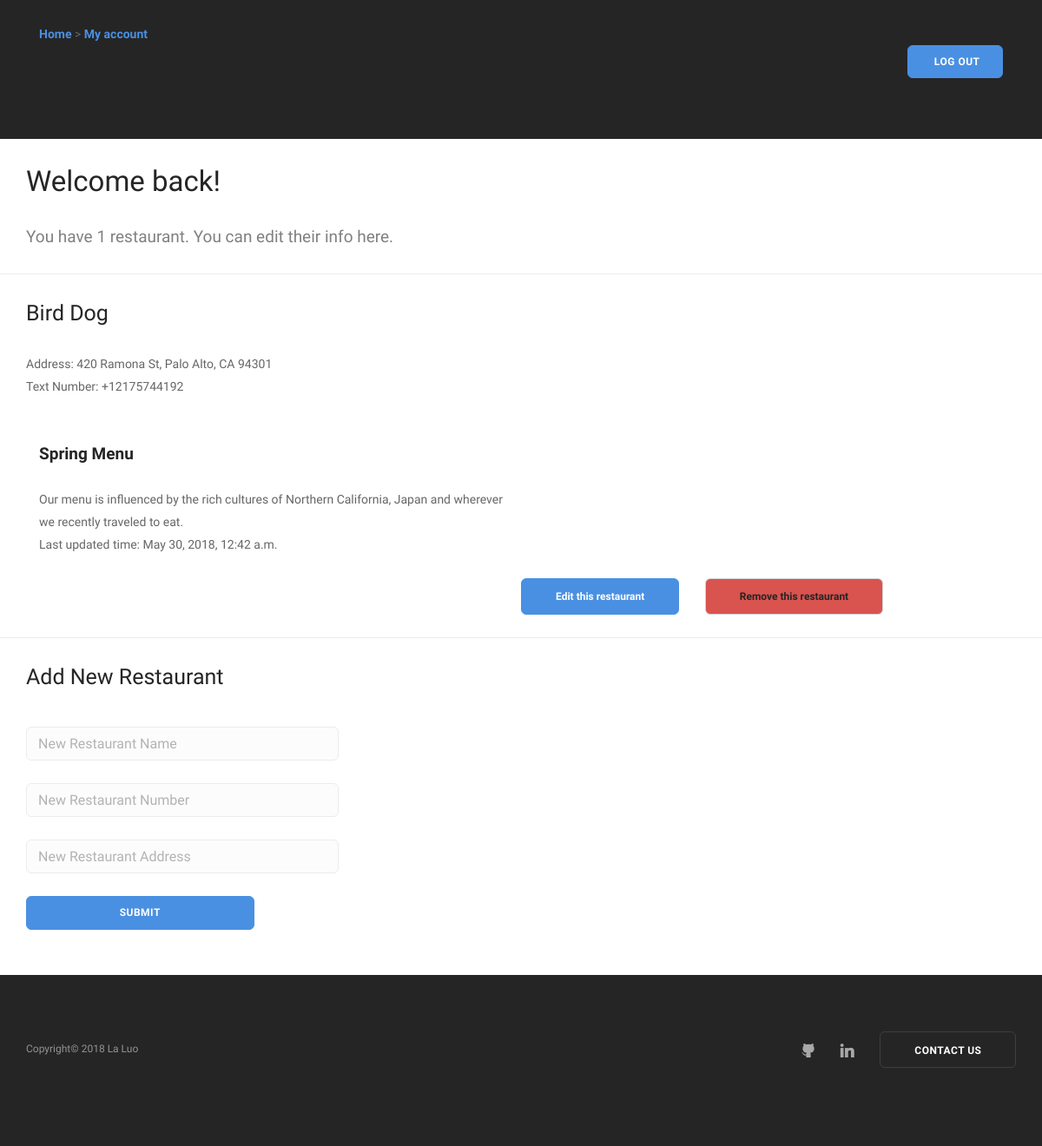
The app's page /account/ (signed in) with its own data.
### canteen/models.py (models this page shows, shortened)
class Canteen(models.Model):
    id = models.IntegerField(primary_key=True)
    name = models.CharField(max_length=30)
    manager = models.ForeignKey(User, related_name='manager', null=True)
    address = models.CharField(max_length=50, null=True)
    phone_number = models.CharField(max_length=12, null=True)
    @property
    def get_menu(self):
        menu_list = Menu.objects.filter(restaurant = self)
        return menu_list
    class Meta:
    	ordering = ['name']

class Menu(models.Model):
    id = models.IntegerField(primary_key=True)
    name = models.CharField(max_length=30)
    info = models.CharField(max_length = 200, null=True)
    last_updated = models.DateTimeField(auto_now_add=True)
    restaurant = models.ForeignKey(Canteen, null=True)
    dishtype_list = models.CharField(max_length=200, default='["food","drinks"]')

### canteen/views.py (the view, shortened to what this page needs)
# urls.py: url(r'^account/$', views.account, name='account'),
def account(request):
    current_user = request.user
    user_id = current_user.id
    name = current_user.username
    user = User.objects.get(id= user_id)
    restaurant_list = Canteen.objects.filter(manager = user)
    for each in restaurant_list:
        if len(each.get_menu) == 0:
            newmenu = Menu(name = 'addnewname', info='addinfo', restaurant = each)
            newmenu.save()
    num = restaurant_list.count()
    data = {'restaurant_list': restaurant_list}
    return render(request, 'registration/myAccount.html', data)

### canteen/templates/registration/myAccount.html (shortened to what this page needs)
<!DOCTYPE html>
<html>
<head>
         {% load static %}
        <link href="{% static 'canteen/css/bootstrap.css' %}" rel="stylesheet" type="text/css" media="all" />
        <link href="{% static 'canteen/css/stack-interface.css' %}" rel="stylesheet" type="text/css" media="all" />
        <link href="{% static 'canteen/css/socicon.css' %}" rel="stylesheet" type="text/css" media="all" />
        <link href="{% static 'canteen/css/lightbox.min.css' %}" rel="stylesheet" type="text/css" media="all" />
        <link href="{% static 'canteen/css/flickity.css' %}" rel="stylesheet" type="text/css" media="all" />
        <link href="{% static 'canteen/css/iconsmind.css' %}" rel="stylesheet" type="text/css" media="all" />
        <link href="{% static 'canteen/css/jquery.steps.css' %}" rel="stylesheet" type="text/css" media="all" />
        <link href="{% static 'canteen/css/theme.css' %}" rel="stylesheet" type="text/css" media="all" />
        <link href="{% static 'canteen/css/custom.css' %}" rel="stylesheet" type="text/css" media="all" />
</head>
<body>
        <nav id="menu2" class="bar bar-2 hidden-xs bar--absolute bg--dark height-20">
                <div class="container">
                    <div class="col-xs-3">
                        <div class="bar__module">
                            <a href="{% url "home_view" %}">Home</a> > <a href="">My account</a>
                        </div>
                    </div>
                    <div class="col-md-12 text-right text-left-xs text-left-sm">
                        <div class="bar__module">
                            <a class="btn btn--sm btn--primary type--uppercase" href="{% url "logout" %}">
                                <span class="btn__text">
                                        &nbsp;Log out
                                </span>
                            </a>
                        </div>
                    </div>
                </div>
        </nav>
                <section class="cover imagebg height-20" data-overlay="3">
                </section>
            <div class="container">
              <br>
                <p class="h2">Welcome back!</p>
            {% if restaurant_list %}
                <p class="lead">
                    You have {{ restaurant_list|length }} restaurant{{ restaurant_list|pluralize }}. You can edit their info here.
                </p>
            </div>
            <hr>
            {% for each in restaurant_list %}
                <div class="container">
                  <p>
                      <span class="h3"><strong>{{ each.name }} </strong> </span>
                      Address: {{ each.address }}
                      <br>
                      Text Number: {{ each.phone_number }}
                      <br>
                  </p>
                    <br>
                        {% for each_menu in each.get_menu %}
                        <div class="col-sm-6">
                                <span class="h4">
                                    <strong>{{ each_menu.name }}</strong>
                                </span>
                                <ul>
                                    <li>
                                        <span>{{ each_menu.info }}</span>
                                    </li>
                                      <li>
                                        <span>Last updated time: {{ each_menu.last_updated }}</span>
                                    </li>
                                </ul>
                        </div>
                        {% endfor %}
                </div>
                <br>
                <div class = "container">
                    <div class = "row">
                            <div class="col-xs-6"></div>
                            <a class="btn btn--primary" href="{% url "edit_res_view" each.id %}">
                                <span class="btn__text">
                                    Edit this restaurant
                                </span>
                            </a>
                            <a class="btn btn-danger" href="{% url "delete_res" each.id %}">
                                <span class="btn__text">
                                    Remove this restaurant
                                </span>
                            </a>
                    </div>
                </div>
                <hr>
            {% endfor %}
            {% endif %}
           <div class="container">
            <h3>
             <strong>Add New Restaurant</strong>
            </h3>
                <form method="post">
                        <div class="row">
                            <div class="col-xs-4">
                                <input type="text" name="resname" placeholder="New Restaurant Name" />
                            </div>
                        </div>
                        <br>
                        <div class="row">
                            <div class="col-xs-4">
                                <input type="text" name="resnumber" placeholder="New Restaurant Number" />
                            </div>
                        </div>
                        <br>
                        <div class="row">
                            <div class="col-xs-4">
                                <input type="text" name="resaddress" placeholder="New Restaurant Address" />
                            </div>
                        </div>
                        <br>
                        <div class="row">
                            <div class="col-xs-3">
                                <button class="btn btn--primary type--uppercase" type="submit">Submit</button>
                            </div>
                        </div>
                </form>
            </div>
            <br>
            <br>
            <footer class="space--sm footer-1 text-center-xs bg--dark ">
                <div class="container">
                    <div class="row">
                        <div class="col-sm-6">
                            <ul class="list-inline list--hover">
                            <span class="type--fine-print">Copyright&copy;
                                <span class="update-year"></span> La Luo </span>
                            </ul>
                        </div>
                        <div class="col-sm-6 text-right text-center-xs">
                            <ul class="social-list list-inline list--hover">
                                <li>
                                    <a href="https://github.com/Rola1993">
                                        <i class="socicon socicon-github icon icon--xs"></i>
                                    </a>
                                </li>
                                <li>
                                    <a href="https://www.linkedin.com/in/la-luo-637b4a94/ ">
                                        <i class="socicon socicon-linkedin icon icon--xs"></i>
                                    </a>
                                </li>
                            </ul>
                            <a href="mailto:rola.uiuc@gmail.com?Subject=Hello%20La" class="btn type--uppercase">
                                <span class="btn__text">
                                    Contact us
                                </span>
                            </a>
                        </div>
                    </div>
                </div>
            </footer>
</body>
</html>

### records on screen
Canteen: name "Bird Dog", address "420 Ramona St, Palo Alto, CA 94301", phone_number "+12175744192"
Menu: name "Spring Menu", info "Our menu is influenced by the rich cultures of Northern California, Japan and wherever we recently traveled to eat.", last_updated "May 30, 2018, 12:42 a.m."

### other values on screen
{{ restaurant_list|length }} "1"
